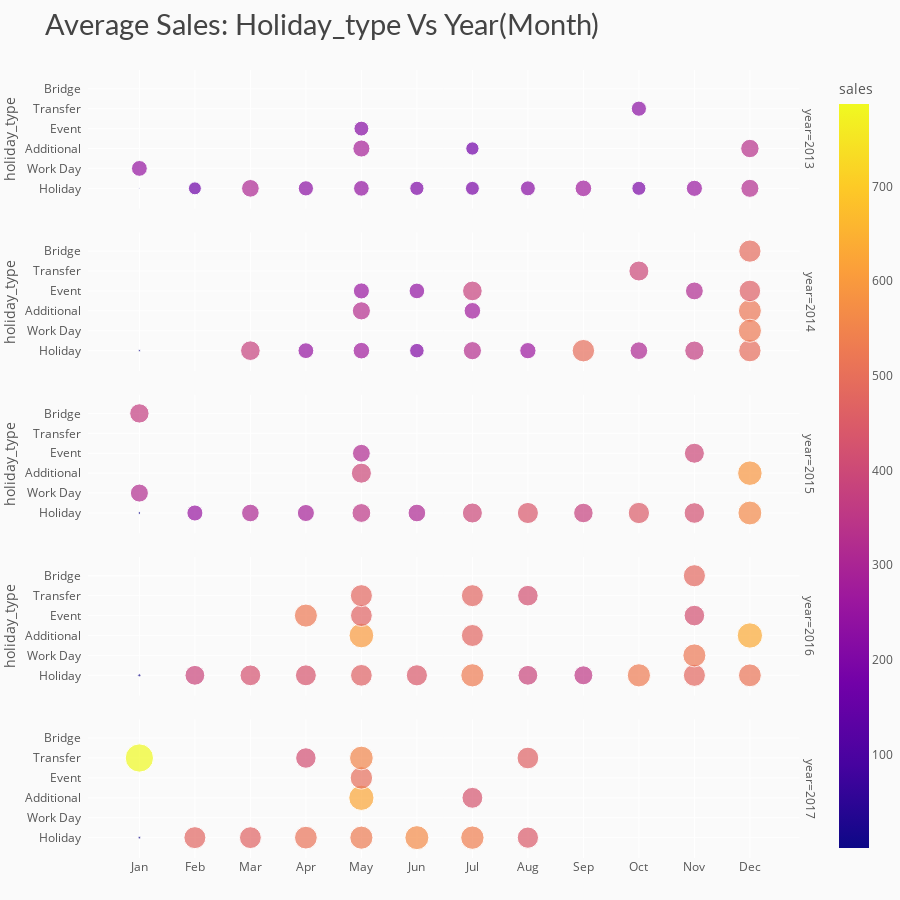

The notebook cell saved with this chart:
### Code cell
# data
df_y_m_ht = df_train1.groupby(['year','month','holiday_type']).agg({"sales" : "mean"}).reset_index()
df_y_m_ht['sales'] = round(df_y_m_ht['sales'], 2)

# chart
fig = px.scatter(df_y_m_ht, x='month', y='holiday_type', color='sales', size='sales', 
                 facet_row='year', title='Average Sales: Holiday_type Vs Year(Month)')
# styling
fig.update_yaxes(ticksuffix='  ')
fig.update_xaxes(tickmode = 'array', tickvals=[i for i in range(1,13)], 
                 ticktext=['Jan','Feb','Mar','Apr','May','Jun','Jul','Aug','Sep','Oct','Nov','Dec'])
fig.update_layout(height=900, xaxis_title='', yaxis_title='',
                  margin=dict(t=70, b=0),
                  plot_bgcolor='#fafafa', paper_bgcolor='#fafafa',
                  title_font=dict(size=29, color='#444', family="Lato, sans-serif"),
                  font=dict(color='#555'), 
                  hoverlabel=dict(bgcolor="#f2f2f2", font_size=13, font_family="Lato, sans-serif"))
fig.show()

### Figure 1 — Plotly figure (JSON) as saved in the notebook; plotly's stock layout.template omitted (floating-point values rounded to 4 significant figures)
{"data": [{"hovertemplate": "year=2013<br>month=%{x}<br>holiday_type=%{y}<br>sales=%{marker.color}<extra></extra>", "legendgroup": "", "marker": {"color": [1.41, 247.1, 164.8, 307.4, 228.5, 287.4, 217.7, 242.1, 199.3, 173.5, 191.3, 220.7, 272.1, 195.3, 226.1, 257.4, 333.5, 321.3], "coloraxis": "coloraxis", "size": [1.41, 247.1, 164.8, 307.4, 228.5, 287.4, 217.7, 242.1, 199.3, 173.5, 191.3, 220.7, 272.1, 195.3, 226.1, 257.4, 333.5, 321.3], "sizemode": "area", "sizeref": 1.967, "symbol": "circle"}, "mode": "markers", "name": "", "orientation": "h", "showlegend": false, "type": "scatter", "x": [1, 1, 2, 3, 4, 5, 5, 5, 6, 7, 7, 8, 9, 10, 10, 11, 12, 12], "xaxis": "x5", "y": ["Holiday", "Work Day", "Holiday", "Holiday", "Holiday", "Additional", "Event", "Holiday", "Holiday", "Additional", "Holiday", "Holiday", "Holiday", "Holiday", "Transfer", "Holiday", "Additional", "Holiday"], "yaxis": "y5"}, {"hovertemplate": "year=2014<br>month=%{x}<br>holiday_type=%{y}<br>sales=%{marker.color}<extra></extra>", "legendgroup": "", "marker": {"color": [4.83, 379.8, 245.7, 323.8, 255.1, 270.3, 240.7, 207.8, 271.9, 381.2, 325.7, 260.7, 497.5, 307.8, 394.2, 314.0, 366.2, 516.9, 489.4, 458.7, 491.6, 525.0], "coloraxis": "coloraxis", "size": [4.83, 379.8, 245.7, 323.8, 255.1, 270.3, 240.7, 207.8, 271.9, 381.2, 325.7, 260.7, 497.5, 307.8, 394.2, 314.0, 366.2, 516.9, 489.4, 458.7, 491.6, 525.0], "sizemode": "area", "sizeref": 1.967, "symbol": "circle"}, "mode": "markers", "name": "", "orientation": "h", "showlegend": false, "type": "scatter", "x": [1, 3, 4, 5, 5, 5, 6, 6, 7, 7, 7, 8, 9, 10, 10, 11, 11, 12, 12, 12, 12, 12], "xaxis": "x4", "y": ["Holiday", "Holiday", "Holiday", "Additional", "Event", "Holiday", "Event", "Holiday", "Additional", "Event", "Holiday", "Holiday", "Holiday", "Holiday", "Transfer", "Event", "Holiday", "Additional", "Bridge", "Event", "Holiday", "Work Day"], "yaxis": "y4"}, {"hovertemplate": "year=2015<br>month=%{x}<br>holiday_type=%{y}<br>sales=%{marker.color}<extra></extra>", "legendgroup": "", "marker": {"color": [369.1, 7.17, 319.8, 253.6, 306.4, 287.0, 396.6, 313.2, 348.8, 308.1, 395.0, 438.8, 376.7, 447.4, 394.8, 418.2, 591.0, 560.7], "coloraxis": "coloraxis", "size": [369.1, 7.17, 319.8, 253.6, 306.4, 287.0, 396.6, 313.2, 348.8, 308.1, 395.0, 438.8, 376.7, 447.4, 394.8, 418.2, 591.0, 560.7], "sizemode": "area", "sizeref": 1.967, "symbol": "circle"}, "mode": "markers", "name": "", "orientation": "h", "showlegend": false, "type": "scatter", "x": [1, 1, 1, 2, 3, 4, 5, 5, 5, 6, 7, 8, 9, 10, 11, 11, 12, 12], "xaxis": "x3", "y": ["Bridge", "Holiday", "Work Day", "Holiday", "Holiday", "Holiday", "Additional", "Event", "Holiday", "Holiday", "Holiday", "Holiday", "Holiday", "Holiday", "Event", "Holiday", "Additional", "Holiday"], "yaxis": "y3"}, {"hovertemplate": "year=2016<br>month=%{x}<br>holiday_type=%{y}<br>sales=%{marker.color}<extra></extra>", "legendgroup": "", "marker": {"color": [9.22, 388.2, 424.2, 523.3, 431.0, 601.1, 467.8, 463.9, 478.5, 440.6, 475.8, 529.3, 475.8, 386.8, 418.4, 354.5, 529.1, 481.7, 418.2, 479.7, 521.8, 632.1, 513.0], "coloraxis": "coloraxis", "size": [9.22, 388.2, 424.2, 523.3, 431.0, 601.1, 467.8, 463.9, 478.5, 440.6, 475.8, 529.3, 475.8, 386.8, 418.4, 354.5, 529.1, 481.7, 418.2, 479.7, 521.8, 632.1, 513.0], "sizemode": "area", "sizeref": 1.967, "symbol": "circle"}, "mode": "markers", "name": "", "orientation": "h", "showlegend": false, "type": "scatter", "x": [1, 2, 3, 4, 4, 5, 5, 5, 5, 6, 7, 7, 7, 8, 8, 9, 10, 11, 11, 11, 11, 12, 12], "xaxis": "x2", "y": ["Holiday", "Holiday", "Holiday", "Event", "Holiday", "Additional", "Event", "Holiday", "Transfer", "Holiday", "Additional", "Holiday", "Transfer", "Holiday", "Transfer", "Holiday", "Holiday", "Bridge", "Event", "Holiday", "Work Day", "Additional", "Holiday"], "yaxis": "y2"}, {"hovertemplate": "year=2017<br>month=%{x}<br>holiday_type=%{y}<br>sales=%{marker.color}<extra></extra>", "legendgroup": "", "marker": {"color": [6.78, 786.9, 475.4, 469.3, 508.7, 413.6, 626.8, 496.2, 527.1, 552.5, 566.6, 429.3, 537.7, 445.1, 463.7], "coloraxis": "coloraxis", "size": [6.78, 786.9, 475.4, 469.3, 508.7, 413.6, 626.8, 496.2, 527.1, 552.5, 566.6, 429.3, 537.7, 445.1, 463.7], "sizemode": "area", "sizeref": 1.967, "symbol": "circle"}, "mode": "markers", "name": "", "orientation": "h", "showlegend": false, "type": "scatter", "x": [1, 1, 2, 3, 4, 4, 5, 5, 5, 5, 6, 7, 7, 8, 8], "xaxis": "x", "y": ["Holiday", "Transfer", "Holiday", "Holiday", "Holiday", "Transfer", "Additional", "Event", "Holiday", "Transfer", "Holiday", "Additional", "Holiday", "Holiday", "Transfer"], "yaxis": "y"}], "layout": {"annotations": [{"font": {}, "showarrow": false, "text": "year=2017", "textangle": 90, "x": 0.98, "xanchor": "left", "xref": "paper", "y": 0.088, "yanchor": "middle", "yref": "paper"}, {"font": {}, "showarrow": false, "text": "year=2016", "textangle": 90, "x": 0.98, "xanchor": "left", "xref": "paper", "y": 0.294, "yanchor": "middle", "yref": "paper"}, {"font": {}, "showarrow": false, "text": "year=2015", "textangle": 90, "x": 0.98, "xanchor": "left", "xref": "paper", "y": 0.5, "yanchor": "middle", "yref": "paper"}, {"font": {}, "showarrow": false, "text": "year=2014", "textangle": 90, "x": 0.98, "xanchor": "left", "xref": "paper", "y": 0.706, "yanchor": "middle", "yref": "paper"}, {"font": {}, "showarrow": false, "text": "year=2013", "textangle": 90, "x": 0.98, "xanchor": "left", "xref": "paper", "y": 0.912, "yanchor": "middle", "yref": "paper"}], "coloraxis": {"colorbar": {"title": {"text": "sales"}}, "colorscale": [[0, "#0d0887"], [0.1111, "#46039f"], [0.2222, "#7201a8"], [0.3333, "#9c179e"], [0.4444, "#bd3786"], [0.5556, "#d8576b"], [0.6667, "#ed7953"], [0.7778, "#fb9f3a"], [0.8889, "#fdca26"], [1, "#f0f921"]]}, "font": {"color": "#555"}, "height": 900, "hoverlabel": {"bgcolor": "#f2f2f2", "font": {"family": "Lato, sans-serif", "size": 13}}, "legend": {"itemsizing": "constant", "tracegroupgap": 0}, "margin": {"b": 0, "t": 70}, "paper_bgcolor": "#fafafa", "plot_bgcolor": "#fafafa", "title": {"font": {"color": "#444", "family": "Lato, sans-serif", "size": 29}, "text": "Average Sales: Holiday_type Vs Year(Month)"}, "xaxis": {"anchor": "y", "domain": [0, 0.98], "tickmode": "array", "ticktext": ["Jan", "Feb", "Mar", "Apr", "May", "Jun", "Jul", "Aug", "Sep", "Oct", "Nov", "Dec"], "tickvals": [1, 2, 3, 4, 5, 6, 7, 8, 9, 10, 11, 12], "title": {"text": ""}}, "xaxis2": {"anchor": "y2", "domain": [0, 0.98], "matches": "x", "showticklabels": false, "tickmode": "array", "ticktext": ["Jan", "Feb", "Mar", "Apr", "May", "Jun", "Jul", "Aug", "Sep", "Oct", "Nov", "Dec"], "tickvals": [1, 2, 3, 4, 5, 6, 7, 8, 9, 10, 11, 12]}, "xaxis3": {"anchor": "y3", "domain": [0, 0.98], "matches": "x", "showticklabels": false, "tickmode": "array", "ticktext": ["Jan", "Feb", "Mar", "Apr", "May", "Jun", "Jul", "Aug", "Sep", "Oct", "Nov", "Dec"], "tickvals": [1, 2, 3, 4, 5, 6, 7, 8, 9, 10, 11, 12]}, "xaxis4": {"anchor": "y4", "domain": [0, 0.98], "matches": "x", "showticklabels": false, "tickmode": "array", "ticktext": ["Jan", "Feb", "Mar", "Apr", "May", "Jun", "Jul", "Aug", "Sep", "Oct", "Nov", "Dec"], "tickvals": [1, 2, 3, 4, 5, 6, 7, 8, 9, 10, 11, 12]}, "xaxis5": {"anchor": "y5", "domain": [0, 0.98], "matches": "x", "showticklabels": false, "tickmode": "array", "ticktext": ["Jan", "Feb", "Mar", "Apr", "May", "Jun", "Jul", "Aug", "Sep", "Oct", "Nov", "Dec"], "tickvals": [1, 2, 3, 4, 5, 6, 7, 8, 9, 10, 11, 12]}, "yaxis": {"anchor": "x", "domain": [0, 0.176], "ticksuffix": "  ", "title": {"text": ""}}, "yaxis2": {"anchor": "x2", "domain": [0.206, 0.382], "matches": "y", "ticksuffix": "  ", "title": {"text": "holiday_type"}}, "yaxis3": {"anchor": "x3", "domain": [0.412, 0.588], "matches": "y", "ticksuffix": "  ", "title": {"text": "holiday_type"}}, "yaxis4": {"anchor": "x4", "domain": [0.618, 0.794], "matches": "y", "ticksuffix": "  ", "title": {"text": "holiday_type"}}, "yaxis5": {"anchor": "x5", "domain": [0.824, 1], "matches": "y", "ticksuffix": "  ", "title": {"text": "holiday_type"}}}}
